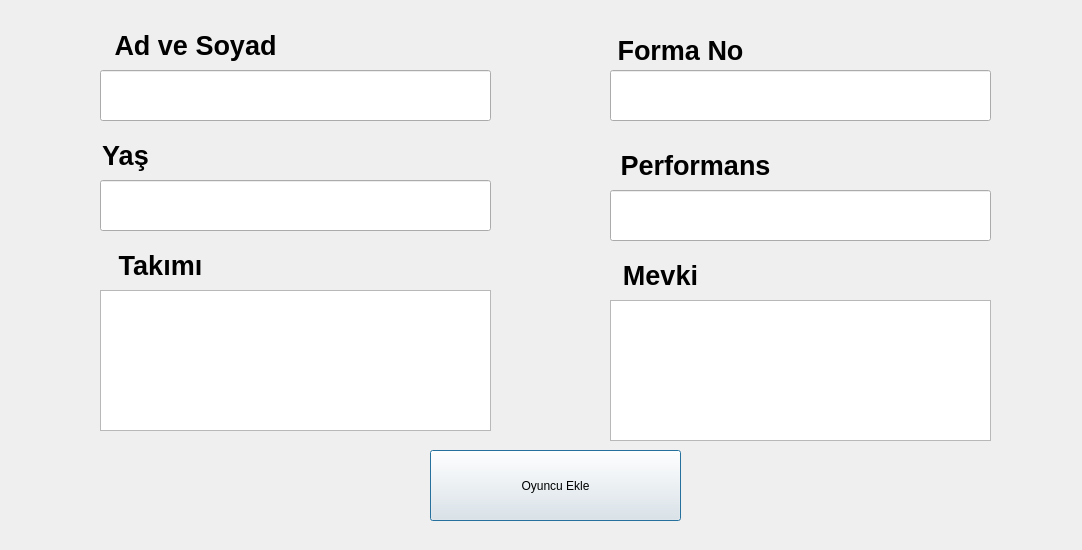
<?xml version="1.0" encoding="UTF-8"?>
<ui version="4.0">
 <class>Oyuncu_Ekle</class>
 <widget class="QDialog" name="Oyuncu_Ekle">
  <property name="geometry">
   <rect>
    <x>0</x>
    <y>0</y>
    <width>1082</width>
    <height>550</height>
   </rect>
  </property>
  <property name="windowTitle">
   <string>Dialog</string>
  </property>
  <widget class="QPushButton" name="pushButton">
   <property name="geometry">
    <rect>
     <x>430</x>
     <y>450</y>
     <width>251</width>
     <height>71</height>
    </rect>
   </property>
   <property name="text">
    <string>Oyuncu Ekle</string>
   </property>
  </widget>
  <widget class="QLabel" name="label">
   <property name="geometry">
    <rect>
     <x>10</x>
     <y>0</y>
     <width>371</width>
     <height>91</height>
    </rect>
   </property>
   <property name="font">
    <font>
     <pointsize>20</pointsize>
     <bold>true</bold>
    </font>
   </property>
   <property name="layoutDirection">
    <enum>Qt::RightToLeft</enum>
   </property>
   <property name="text">
    <string>Ad ve Soyad</string>
   </property>
   <property name="alignment">
    <set>Qt::AlignCenter</set>
   </property>
  </widget>
  <widget class="QLabel" name="label_2">
   <property name="geometry">
    <rect>
     <x>-30</x>
     <y>130</y>
     <width>311</width>
     <height>51</height>
    </rect>
   </property>
   <property name="font">
    <font>
     <pointsize>20</pointsize>
     <bold>true</bold>
    </font>
   </property>
   <property name="layoutDirection">
    <enum>Qt::RightToLeft</enum>
   </property>
   <property name="text">
    <string>Yaş</string>
   </property>
   <property name="alignment">
    <set>Qt::AlignCenter</set>
   </property>
  </widget>
  <widget class="QLabel" name="label_3">
   <property name="geometry">
    <rect>
     <x>50</x>
     <y>190</y>
     <width>221</width>
     <height>151</height>
    </rect>
   </property>
   <property name="font">
    <font>
     <pointsize>20</pointsize>
     <bold>true</bold>
    </font>
   </property>
   <property name="layoutDirection">
    <enum>Qt::RightToLeft</enum>
   </property>
   <property name="text">
    <string>Takımı</string>
   </property>
   <property name="alignment">
    <set>Qt::AlignCenter</set>
   </property>
  </widget>
  <widget class="QLabel" name="label_4">
   <property name="geometry">
    <rect>
     <x>470</x>
     <y>220</y>
     <width>381</width>
     <height>111</height>
    </rect>
   </property>
   <property name="font">
    <font>
     <pointsize>20</pointsize>
     <bold>true</bold>
    </font>
   </property>
   <property name="layoutDirection">
    <enum>Qt::RightToLeft</enum>
   </property>
   <property name="text">
    <string>Mevki</string>
   </property>
   <property name="alignment">
    <set>Qt::AlignCenter</set>
   </property>
  </widget>
  <widget class="QLabel" name="label_5">
   <property name="geometry">
    <rect>
     <x>510</x>
     <y>90</y>
     <width>371</width>
     <height>151</height>
    </rect>
   </property>
   <property name="font">
    <font>
     <pointsize>20</pointsize>
     <bold>true</bold>
    </font>
   </property>
   <property name="layoutDirection">
    <enum>Qt::RightToLeft</enum>
   </property>
   <property name="text">
    <string>Performans</string>
   </property>
   <property name="alignment">
    <set>Qt::AlignCenter</set>
   </property>
  </widget>
  <widget class="QLabel" name="label_6">
   <property name="geometry">
    <rect>
     <x>530</x>
     <y>0</y>
     <width>301</width>
     <height>101</height>
    </rect>
   </property>
   <property name="font">
    <font>
     <pointsize>20</pointsize>
     <bold>true</bold>
    </font>
   </property>
   <property name="layoutDirection">
    <enum>Qt::RightToLeft</enum>
   </property>
   <property name="text">
    <string>Forma No</string>
   </property>
   <property name="alignment">
    <set>Qt::AlignCenter</set>
   </property>
  </widget>
  <widget class="QLineEdit" name="lineEdit">
   <property name="geometry">
    <rect>
     <x>100</x>
     <y>70</y>
     <width>391</width>
     <height>51</height>
    </rect>
   </property>
   <property name="font">
    <font>
     <pointsize>20</pointsize>
     <bold>true</bold>
    </font>
   </property>
  </widget>
  <widget class="QLineEdit" name="lineEdit_2">
   <property name="geometry">
    <rect>
     <x>100</x>
     <y>180</y>
     <width>391</width>
     <height>51</height>
    </rect>
   </property>
   <property name="font">
    <font>
     <pointsize>20</pointsize>
     <bold>true</bold>
    </font>
   </property>
  </widget>
  <widget class="QLineEdit" name="lineEdit_4">
   <property name="geometry">
    <rect>
     <x>610</x>
     <y>70</y>
     <width>381</width>
     <height>51</height>
    </rect>
   </property>
   <property name="font">
    <font>
     <pointsize>20</pointsize>
     <bold>true</bold>
    </font>
   </property>
  </widget>
  <widget class="QLineEdit" name="lineEdit_6">
   <property name="geometry">
    <rect>
     <x>610</x>
     <y>190</y>
     <width>381</width>
     <height>51</height>
    </rect>
   </property>
   <property name="font">
    <font>
     <pointsize>20</pointsize>
     <bold>true</bold>
    </font>
   </property>
  </widget>
  <widget class="QListWidget" name="listWidget">
   <property name="geometry">
    <rect>
     <x>100</x>
     <y>290</y>
     <width>391</width>
     <height>141</height>
    </rect>
   </property>
  </widget>
  <widget class="QListWidget" name="listWidget_2">
   <property name="geometry">
    <rect>
     <x>610</x>
     <y>300</y>
     <width>381</width>
     <height>141</height>
    </rect>
   </property>
  </widget>
 </widget>
 <resources/>
 <connections/>
</ui>
